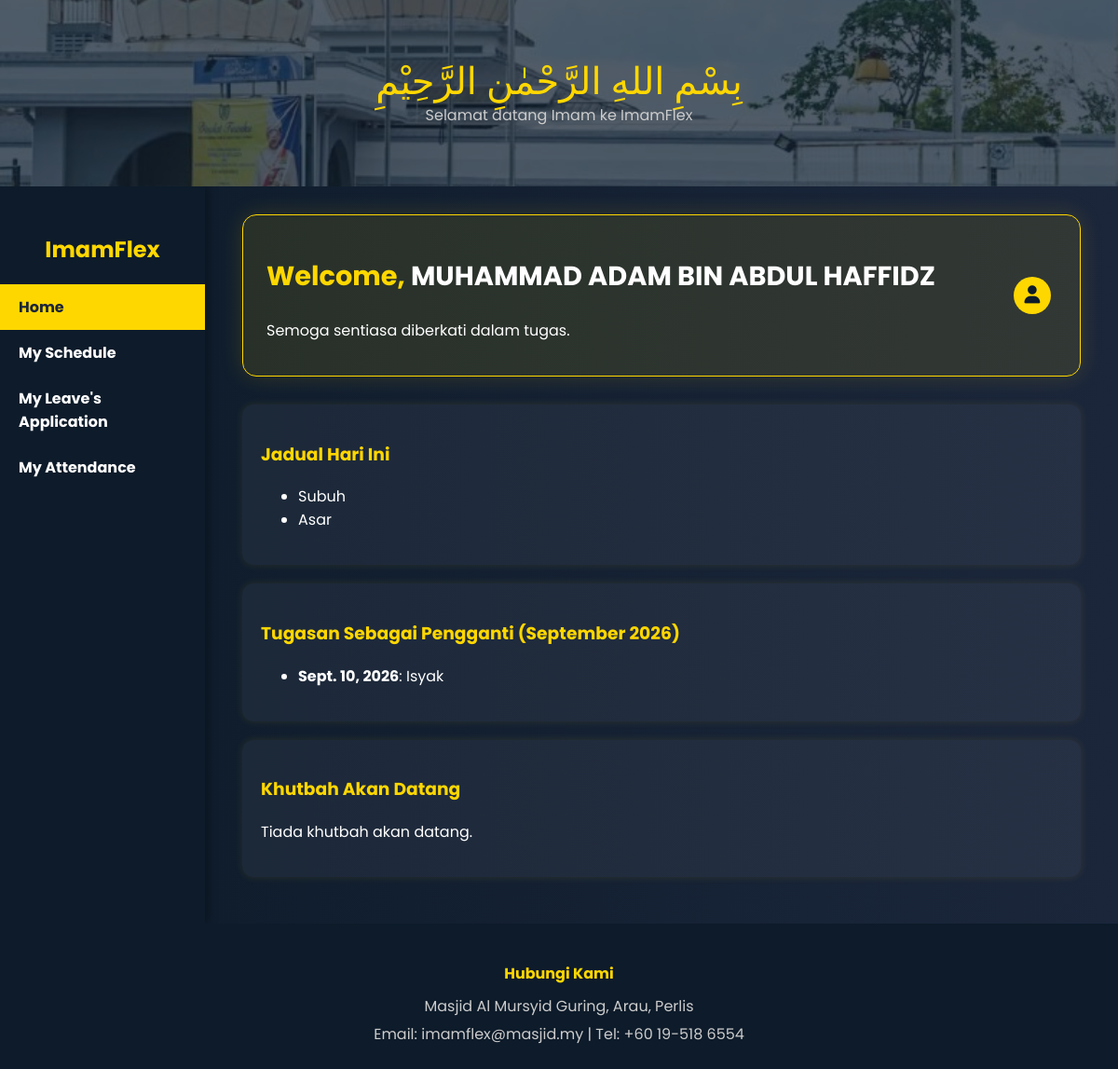
Page /imam-dashboard/ (signed in) on the committed database.
### ImamFlex/models.py (models this page shows, shortened)
class MosqueStaff(models.Model):
    name = models.CharField(max_length=100)
    ic_number = models.CharField(max_length=12, unique=True)
    contact_number = models.CharField(max_length=15)
    address = models.TextField(blank=True, null=True)
    availability = models.BooleanField(default=True)
    email = models.EmailField(blank=True, null=True)
    profile_picture = models.ImageField(upload_to='profile_pics/', null=True, blank=True)
    class Meta:
        abstract = True

class Imam(MosqueStaff):
    imam_id = models.CharField(max_length=10, primary_key=True)
    password = models.CharField(max_length=20)
    is_admin = models.BooleanField(default=False)

class PrayerSchedule(models.Model):
    date = models.DateField()
    prayer_time = models.CharField(max_length=20, choices=PRAYER_TIMES)
    imam = models.ForeignKey(Imam, on_delete=models.SET_NULL, null=True, blank=True)
    muazzin = models.ForeignKey(Muazzin, on_delete=models.SET_NULL, null=True, blank=True)
    siak = models.ForeignKey(Siak, on_delete=models.SET_NULL, null=True, blank=True)

class DutySchedule(models.Model):
    schedule_id = models.AutoField(primary_key=True)
    date = models.DateField()
    prayer_time = models.CharField(max_length=20, choices=PRAYER_TIMES)
    role_type = models.CharField(max_length=20, choices=ROLE_CHOICES)
    role_id = models.CharField(max_length=10)
    role_assigned = models.BooleanField(default=True)
    replacement_role_id = models.CharField(max_length=10, null=True, blank=True)

### ImamFlex/views.py (the view)
# urls.py: path('imam-dashboard/', views.imam_dashboard, name='imamDash'),
def imam_dashboard(request):
    imam_id = request.session.get('user_id')
    if not imam_id:
        return redirect('login')
    imam = Imam.objects.get(imam_id=imam_id)
    today = date.today()
    imam_schedule_today = PrayerSchedule.objects.filter(date=today, imam=imam)
    first_day = today.replace(day=1)
    last_day = today.replace(day=calendar.monthrange(today.year, today.month)[1])
    replacement_this_month = DutySchedule.objects.filter(
        role_type='Imam',
        replacement_role_id=imam_id,
        date__range=(first_day, last_day),
        role_assigned=True
    ).order_by('date')
    upcoming_khutbah = Khutbah.objects.filter(
        khatib=imam,
        date__gte=today
    ).order_by('date').first()
    return render(request, 'imam/imamDash.html', {
        'imam': imam,
        'imam_schedule_today': imam_schedule_today,
        'replacement_this_month': replacement_this_month,
        'upcoming_khutbah': upcoming_khutbah,
        'month_name': calendar.month_name[today.month],
        'today': today,
    })

### ImamFlex/templates/imam/imamDash.html (shortened to what this page needs)
{% load static %}
<!DOCTYPE html>
<html lang="en">
<head>
</head>
<body>
<div class="header-img">
  <div>
    <div class="bismillah">بِسْمِ اللهِ الرَّحْمٰنِ الرَّحِيْمِ</div>
    <div class="tagline">Selamat datang Imam ke ImamFlex</div>
  </div>
</div>
<div class="main-wrapper">
  <div class="sidebar">
    <h2>ImamFlex</h2>
    <a href="{% url 'imamDash' %}" class="active">Home</a>
    <a href="{% url 'imam_schedule_side' %}">My Schedule</a>
    <a href="{% url 'imam_leave_history' %}">My Leave's Application</a>
    <a href="{% url 'imam_attendance' %}">My Attendance</a>
  </div>
 <div class="content">
        <div class="welcome-card">
            <div>
                    <h2>Welcome, <span class="highlight">{{ imam.name }}</span></h2>
        <p>Semoga sentiasa diberkati dalam tugas.</p>
            </div>
            <div class="dropdown">
                <button class="dropbtn">
                    {% if imam.profile_picture %}
                    <div class="big-profile">
                    <img src="{{ imam.profile_picture.url }}" alt="Profil">
                    </div>
                    {% else %}
                    <div class="profile-icon"><i class="fas fa-user"></i></div>
                    {% endif %}
                </button>
            </div>
        </div>
    <div class="card">
      <h3>Jadual Hari Ini</h3>
      {% if imam_schedule_today %}
        <ul>
          {% for duty in imam_schedule_today %}
            <li>{{ duty.prayer_time }}</li>
          {% endfor %}
        </ul>
      {% else %}
        <p>Tiada Jadual untuk harini!</p>
      {% endif %}
    </div>
   <div class="card">
  <h3>Tugasan Sebagai Pengganti ({{ month_name }} {{ today.year }})</h3>
  {% if replacement_this_month %}
    {% if replacement_this_month.count > 0 %}
      <ul>
        {% for duty in replacement_this_month %}
          <li><strong>{{ duty.date }}</strong>: {{ duty.prayer_time }}</li>
        {% endfor %}
      </ul>
    {% else %}
      <p>Tiada tugasan pengganti bulan ini.</p>
    {% endif %}
  {% else %}
    <p>Tiada tugasan pengganti bulan ini.</p>
  {% endif %}
</div>
    <div class="card">
      <h3>Khutbah Akan Datang</h3>
      {% if upcoming_khutbah %}
        <p><strong>Topik:</strong> {{ upcoming_khutbah.khutbah_topic }}<br>
        <strong>Tarikh:</strong> {{ upcoming_khutbah.date }}</p>
      {% else %}
        <p>Tiada khutbah akan datang.</p>
      {% endif %}
    </div>
  </div>
</div>
<div class="footer">
  <h4>Hubungi Kami</h4>
  <p>Masjid Al Mursyid Guring, Arau, Perlis</p>
  <p>Email: imamflex@masjid.my | Tel: +60 19-518 6554</p>
</div>
</body>
</html>

### rows in the picture
Imam: name "MUHAMMAD ADAM BIN ABDUL HAFFIDZ"
PrayerSchedule: prayer_time "Subuh"
PrayerSchedule: prayer_time "Asar"
DutySchedule: date "Sept. 10, 2026", prayer_time "Isyak"
